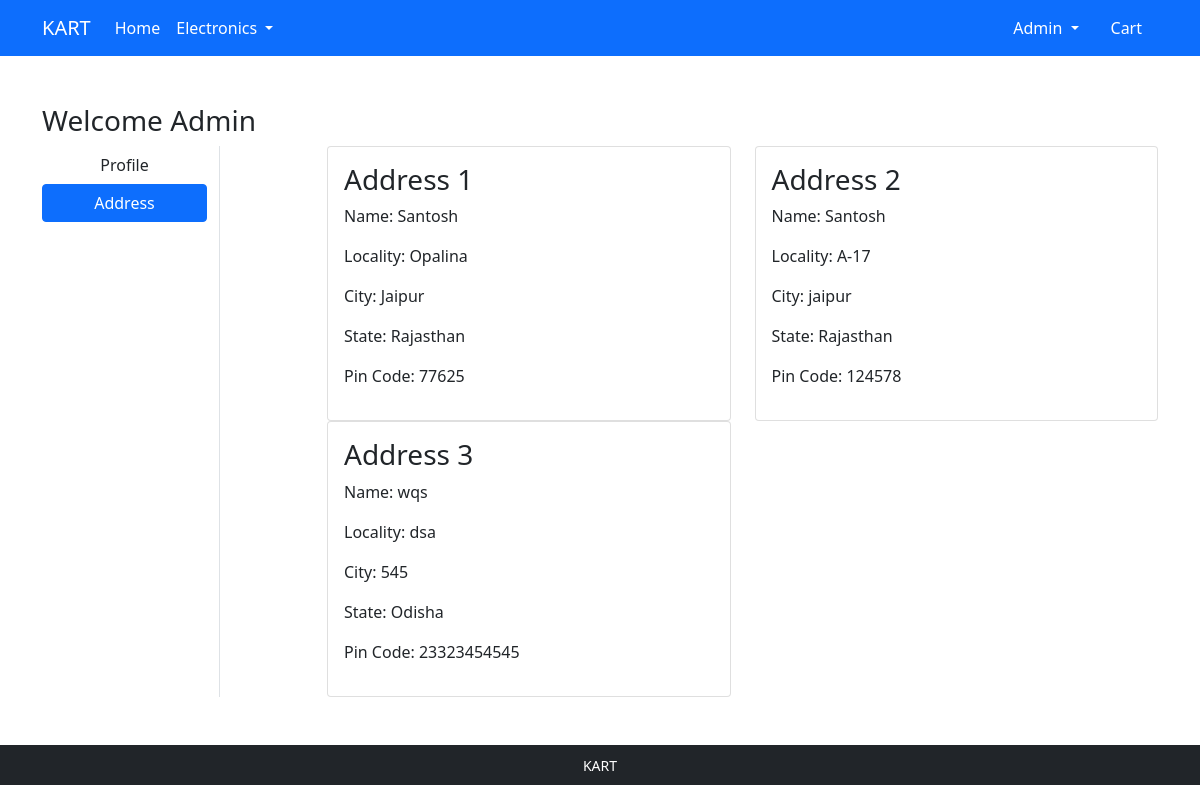
The page /address/ (signed in) on the database its author committed.
### app/models.py (models this page shows, shortened)
class Customer(models.Model):
	user=models.ForeignKey(User,on_delete=models.CASCADE)
	name = models.CharField(max_length=255)
	locality = models.CharField(max_length=255)
	city = models.CharField(max_length=60)
	zipcode = models.IntegerField()
	state=models.CharField(choices=STATE_CHOICES,max_length=60)

### app/views.py (the view)
# urls.py: path('address/', views.address, name='address'),
@login_required # as it is function based
def address(request):
    add=Customer.objects.filter(user=request.user)
    return render(request,'app/address.html',{'add':add,'active': 'btn-primary'})

### app/templates/app/address.html (shortened to what this page needs)
{% extends 'app/base.html' %}
{% load static %}
{% block main-content %}
<div class="container my-5">
 <div class="row">
 <h3>Welcome <span class="text-capitalize">{{request.user}}</span></h3>
  <div class="col-sm-2 border-end">
   <ul class="list-unstyled">
    <li class="d-grid"><a href="{% url 'profile' %}" class="btn">Profile</a></li>
    <li class="d-grid"><a href="{% url 'address' %}" class="btn {{active}}">Address</a></li>
   </ul>
  </div>
  <div class="col-sm-9 offset-sm-1">
   <div class="row">
    {% for ad in add %}
    <div class="col-sm-6">
     <div class="card">
      <div class="card-body">
       <h3>Address {{forloop.counter}}</h3>
       <p>Name: {{ad.name}}</p>
       <p>Locality: {{ad.locality}}</p>
       <p>City: {{ad.city}}</p>
       <p>State: {{ad.state}}</p>
       <p>Pin Code: {{ad.zipcode}}</p>
      </div>
     </div>
    </div>
{% endfor %}
   </div>
  </div>
 </div>
</div>
{% endblock main-content %}

### app/templates/app/base.html (shortened to what this page needs)
<!doctype html>
{% load static %}
<html lang="en">
  <head>
    <link href="https://cdn.jsdelivr.net/npm/bootstrap@5.0.0-beta1/dist/css/bootstrap.min.css" rel="stylesheet">
    <link rel="stylesheet" href="{% static 'app/css/owl.carousel.min.css' %}">
    <link rel="stylesheet" href="{% static 'app/css/all.min.css' %}">
    <link rel="stylesheet" href="{% static 'app/css/style.css' %}">
  </head>
  <body>
    <nav class="navbar navbar-expand-lg navbar-dark bg-primary">
     <div class="container">
       <a class="navbar-brand" href="/">KART</a>
       <div class="collapse navbar-collapse" id="navbarSupportedContent">
         <ul class="navbar-nav me-auto mb-2 mb-lg-0">
           <li class="nav-item">
             <a class="nav-link active" aria-current="page" href="/">Home</a>
           </li>
           <li class="nav-item dropdown">
             <a class="nav-link dropdown-toggle text-white" href="#" id="electronicsDropdown" role="button" data-bs-toggle="dropdown" aria-expanded="false">
               Electronics
             </a>
           </li>
         </ul>
         <div>
          <ul class="navbar-nav me-auto mb-2 mb-lg-0">
            {% if request.user.is_authenticated %}
           <li class="nav-item dropdown mx-2">
              <a class="nav-link dropdown-toggle text-white" href="#" id="profileDropdown" role="button" data-bs-toggle="dropdown" aria-expanded="false">
                {{request.user|capfirst}}
              </a>
            </li>
            <li class="nav-item mx-2">
             <a href="{% url 'showcart' %}" class="nav-link text-white"> Cart </a>
            </li>
            {% endif %}
          </ul>
         </div>
       </div>
     </div>
    </nav>
    {% block main-content %} {% endblock main-content %}
    <footer class="container-fluid bg-dark text-center p-2 mt-5">
        <small class="text-white">KART</small>
    </footer>
  </body>
</html>

### rows shown on the page
Customer: name "Santosh", locality "Opalina", city "Jaipur", state "Rajasthan", zipcode "77625"
Customer: name "Santosh", locality "A-17", city "jaipur", state "Rajasthan", zipcode "124578"
Customer: name "wqs", locality "dsa", city "545", state "Odisha", zipcode "23323454545"

### other values the page prints
{{ request.user|capfirst }} "Admin"
{{ request.user }} "Admin"
